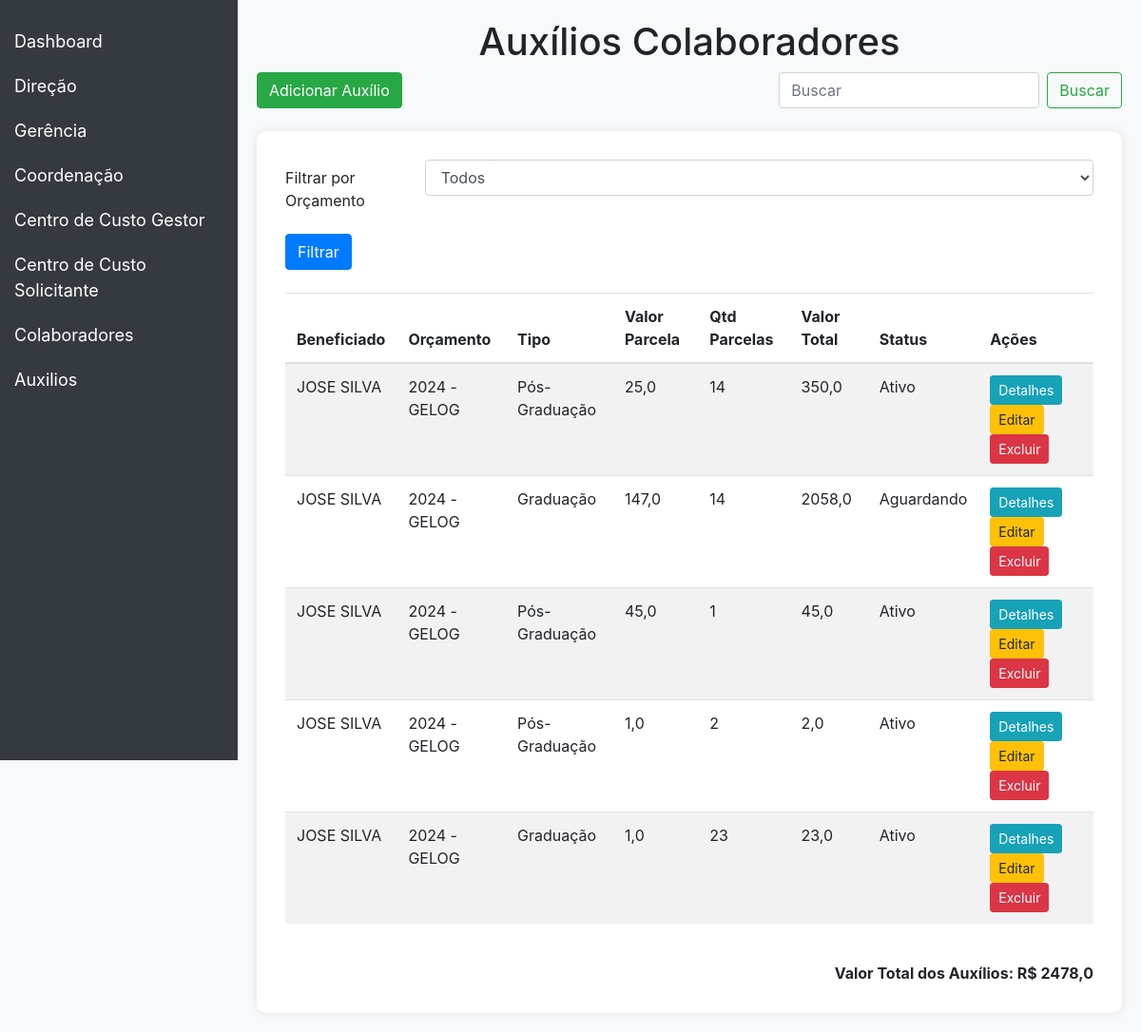
Page /auxilios/ on the committed database.
### auxilios/models.py (models this page shows, shortened)
class AuxilioColaborador(models.Model):
    baneficiado = models.ForeignKey(Colaborador, on_delete=models.PROTECT)
    orcamento = models.ForeignKey(Orcamento, related_name='auxilios_colaboradores', on_delete=models.PROTECT)
    tipo_choices = [
        ('A', 'Graduação'),
        ('B', 'Pós-Graduação'),
        ('C', 'Auxilio creche escola'),
    ]
    tipo = models.CharField(max_length=100, choices=tipo_choices, null=True, blank=True)
    valor_parcela = models.FloatField(null=True, blank=True)
    valor_total = models.FloatField(null=True, blank=True, editable=False)
    obs = models.CharField(max_length=200, null=True, blank=True)
    mes_inicio = models.DateField()
    qtd_parcelas = models.PositiveIntegerField()
    mes_fim = models.DateField(editable=False)
    status_choices = [
        ('aguardando', 'Aguardando'),
        ('ativo', 'Ativo'),
        ('finalizado', 'Finalizado'),
    ]
    status = models.CharField(max_length=10, choices=status_choices, default='aguardando')
    def save(self, *args, **kwargs):
        if self.valor_parcela and self.qtd_parcelas:
            self.valor_total = self.valor_parcela * self.qtd_parcelas
        if self.mes_inicio and self.qtd_parcelas:
            self.mes_fim = self.mes_inicio + relativedelta(months=self.qtd_parcelas)
        hoje = date.today()
        if hoje < self.mes_inicio:
            self.status = 'aguardando'
        elif self.mes_inicio <= hoje <= self.mes_fim:
            self.status = 'ativo'
        else:
            self.status = 'finalizado'
        if self.orcamento.classe == 'CAPEX':
            if not self.pk:
                self.orcamento.valor = F('valor') - self.valor_total
            else:
                old_instance = AuxilioColaborador.objects.get(pk=self.pk)
                self.orcamento.valor = F('valor') + old_instance.valor_total - self.valor_total
            self.orcamento.save()
        else:
            print("Orçamento não é do tipo CAPEX. Nenhuma subtração foi realizada.")
        super().save(*args, **kwargs)
    class Meta:
        verbose_name = 'Auxílio Colaborador'
        verbose_name_plural = 'Auxílios Colaboradores'

### contract/models.py (models this page shows, shortened)
class Colaborador(models.Model):
    nome_completo = models.CharField(max_length=100, null=True)
    mat = models.IntegerField(null=True, blank=True,verbose_name='Matrícula')
    direcao = models.ForeignKey(Direcao, on_delete=models.CASCADE,null=True)
    gerencia = models.ForeignKey(Gerencia, on_delete=models.SET_NULL,null=True)
    coordenacao = models.ForeignKey(Coordenacao, on_delete=models.SET_NULL,null=True)
    ramal = models.CharField(max_length=4,null=True, blank=True)
    email = models.EmailField(max_length=50,null=True, blank=True)
    class Meta:
        verbose_name = 'Colaborador'
        verbose_name_plural = 'Colaboradores'

class Orcamento(models.Model):
    ano = models.IntegerField()
    centro = models.ForeignKey(CentroDeCustoGestor, on_delete=models.CASCADE)
    CLASSE_CHOICES = [
        ('A', 'OPEX'),
        ('B', 'CAPEX'),
    ]
    classe = models.CharField(max_length=100, choices=CLASSE_CHOICES, blank=True, null=True)
    valor = models.DecimalField(max_digits=10, decimal_places=2, default=0)
    def __str__(self):
        return f"{self.ano} - {self.centro}"
    class Meta:
        verbose_name = 'Orçamento'
        verbose_name_plural = 'Orçamentos'
        unique_together = ('ano', 'centro', 'classe')

class CentroDeCustoGestor(models.Model):
    nome = models.CharField(max_length=100)
    def __str__(self):
        return self.nome

### auxilios/views.py (the view)
# urls.py: path('', AuxilioColaboradorListView.as_view(), name='auxiliocolaborador_list'),
class AuxilioColaboradorListView(ListView):
    model = AuxilioColaborador
    template_name = 'auxiliocolaborador_list.html'
    context_object_name = 'auxilios_colaboradores'
    paginate_by = 5
    def get_queryset(self):
        queryset = super().get_queryset()
        orcamento_id = self.request.GET.get('orcamento_id')
        if orcamento_id:
            queryset = queryset.filter(orcamento_id=orcamento_id)
        hoje = date.today()
        for auxilio in queryset:
            if hoje < auxilio.mes_inicio:
                auxilio.status = 'aguardando'
            elif auxilio.mes_inicio <= hoje <= auxilio.mes_fim:
                auxilio.status = 'ativo'
            else:
                auxilio.status = 'finalizado'
            auxilio.save(update_fields=['status'])
        return queryset.order_by('id')
    def get_context_data(self, **kwargs):
        context = super().get_context_data(**kwargs)
        total_auxilios = self.get_queryset().aggregate(total=Sum('valor_total'))['total'] or 0
        context['valor_total_auxilios'] = total_auxilios
        context['orcamentos'] = Orcamento.objects.all()
        return context

### auxilios/templates/auxiliocolaborador_list.html (shortened to what this page needs)
<!DOCTYPE html>
<html lang="en">
<head>
    <link href="https://stackpath.bootstrapcdn.com/bootstrap/4.5.2/css/bootstrap.min.css" rel="stylesheet">
</head>
<body>
    <div class="sidebar">
        <a href="{% url 'dashboard' %}">Dashboard</a>
        <button class="dropdown-btn">Direção
        </button>
        <button class="dropdown-btn">Gerência
        </button>
        <button class="dropdown-btn">Coordenação
        </button>
        <button class="dropdown-btn">Centro de Custo Gestor
        </button>
        <button class="dropdown-btn">Centro de Custo Solicitante
        </button>
        <button class="dropdown-btn">Colaboradores
        </button>
        <button class="dropdown-btn">Auxilios
        </button>
    </div>
<div class="content">
    <h1 class="text-center">Auxílios Colaboradores</h1>
    <div class="d-flex justify-content-between mb-4">
        <a href="{% url 'auxiliocolaborador_create' %}" class="btn btn-success">Adicionar Auxílio</a>
        <form class="form-inline" method="get" action="{% url 'auxiliocolaborador_list' %}">
            <input class="form-control mr-sm-2" type="search" name="search" placeholder="Buscar" aria-label="Buscar">
            <button class="btn btn-outline-success my-2 my-sm-0" type="submit">Buscar</button>
        </form>
    </div>
    <div class="table-container">
        <form method="get" action="{% url 'auxiliocolaborador_list' %}">
            <div class="form-group row">
                <label for="orcamento" class="col-sm-2 col-form-label">Filtrar por Orçamento</label>
                <div class="col-sm-10">
                    <select class="form-control" id="orcamento" name="orcamento_id">
                        <option value="">Todos</option>
                    </select>
                </div>
            </div>
            <button type="submit" class="btn btn-primary">Filtrar</button>
        </form>
        <table class="table table-striped mt-4">
            <thead>
                <tr>
                    <th>Beneficiado</th>
                    <th>Orçamento</th>
                    <th>Tipo</th>
                    <th>Valor Parcela</th>
                    <th>Qtd Parcelas</th>
                    <th>Valor Total</th>
                    <th>Status</th>
                    <th>Ações</th>
                </tr>
            </thead>
            <tbody>
                {% for auxilio in auxilios_colaboradores %}
                <tr>
                    <td>{{ auxilio.baneficiado.nome_completo }}</td>
                    <td>{{ auxilio.orcamento }}</td>
                    <td>{{ auxilio.get_tipo_display }}</td>
                    <td>{{ auxilio.valor_parcela }}</td>
                    <td>{{ auxilio.qtd_parcelas }}</td>
                    <td>{{ auxilio.valor_total }}</td>
                    <td>
                        {% if auxilio.status == 'ativo' %}
                            Ativo
                        {% elif auxilio.status == 'finalizado' %}
                            Finalizado
                        {% else %}
                            Aguardando
                        {% endif %}
                    </td>
                    <td>
                        <a href="{% url 'auxiliocolaborador_detail' auxilio.pk %}" class="btn btn-info btn-sm">Detalhes</a>
                        <a href="{% url 'auxiliocolaborador_update' auxilio.pk %}" class="btn btn-warning btn-sm">Editar</a>
                        <a href="{% url 'auxiliocolaborador_delete' auxilio.pk %}" class="btn btn-danger btn-sm">Excluir</a>
                    </td>
                </tr>
                {% empty %}
                <tr>
                    <td colspan="8" class="text-center">Nenhum auxílio encontrado.</td>
                </tr>
                {% endfor %}
            </tbody>
        </table>
        <div class="text-right mt-4">
            <strong>Valor Total dos Auxílios: R$ {{ valor_total_auxilios }}</strong>
        </div>
    </div>
</div>
</body>
</html>

### auxilios/templates/auxiliocolaborador_list.html (style rules this page uses)
body { display: flex; min-height: 100vh; background-color: #f8f9fa; }
.sidebar { width: 250px; background-color: #343a40; height: 100vh; position: fixed; padding-top: 20px; }
.sidebar a, .dropdown-btn { padding: 10px 15px; text-align: left; font-size: 18px; color: white; display: block; text-decoration: none; }
.dropdown-btn { border: none; background: none; outline: none; cursor: pointer; }
.content { margin-left: 250px; padding: 20px; flex: 1; }
.table-container { background-color: #ffffff; padding: 30px; border-radius: 10px; box-shadow: 0 0 10px rgba(0, 0, 0, 0.1); }

### rows in the picture
AuxilioColaborador: baneficiado.nome_completo "JOSE SILVA", orcamento "2024 - GELOG", tipo "Pós-Graduação", valor_parcela "25,0", qtd_parcelas "14", valor_total "350,0", status "Ativo"
AuxilioColaborador: baneficiado.nome_completo "JOSE SILVA", orcamento "2024 - GELOG", tipo "Graduação", valor_parcela "147,0", qtd_parcelas "14", valor_total "2058,0", status "Aguardando"
AuxilioColaborador: baneficiado.nome_completo "JOSE SILVA", orcamento "2024 - GELOG", tipo "Pós-Graduação", valor_parcela "45,0", qtd_parcelas "1", valor_total "45,0", status "Ativo"
AuxilioColaborador: baneficiado.nome_completo "JOSE SILVA", orcamento "2024 - GELOG", tipo "Pós-Graduação", valor_parcela "1,0", qtd_parcelas "2", valor_total "2,0", status "Ativo"
AuxilioColaborador: baneficiado.nome_completo "JOSE SILVA", orcamento "2024 - GELOG", tipo "Graduação", valor_parcela "1,0", qtd_parcelas "23", valor_total "23,0", status "Ativo"

### other values in the picture
{{ valor_total_auxilios }} "2478,0"
